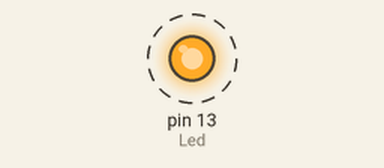
Simulated run of this sketch. Board: Arduino Uno, built with avr-gcc and run on an emulated ATmega328P. On the bench: output pins drawn as LEDs (lit = HIGH). Dashed ring = blinking. Random numbers use the default seed unless the sketch sets one; what the sketch prints to the serial monitor is not drawn.

Above: at 0.5 s.
Timing chart, 0 to 4.6 s (numbered marks = the images above):
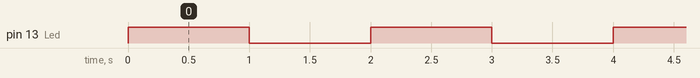

Measured:
- by itself, pin 13 (Led): alternates HIGH for 1.0 s and LOW for 1.0 s

The sketch:

ArduinoSerial.ino
```cpp
#define Led 13
unsigned long randNumber;

void setup() {
  pinMode(Led, OUTPUT);
  digitalWrite(Led, LOW);
  randomSeed(analogRead(A0));
  Serial.begin(9600);
}

void loop() {
  digitalWrite(Led, HIGH);
  randNumber = random(100);
  Serial.println(randNumber);
  delay(1000);
  digitalWrite(Led, LOW);
  delay(1000);
}
```
